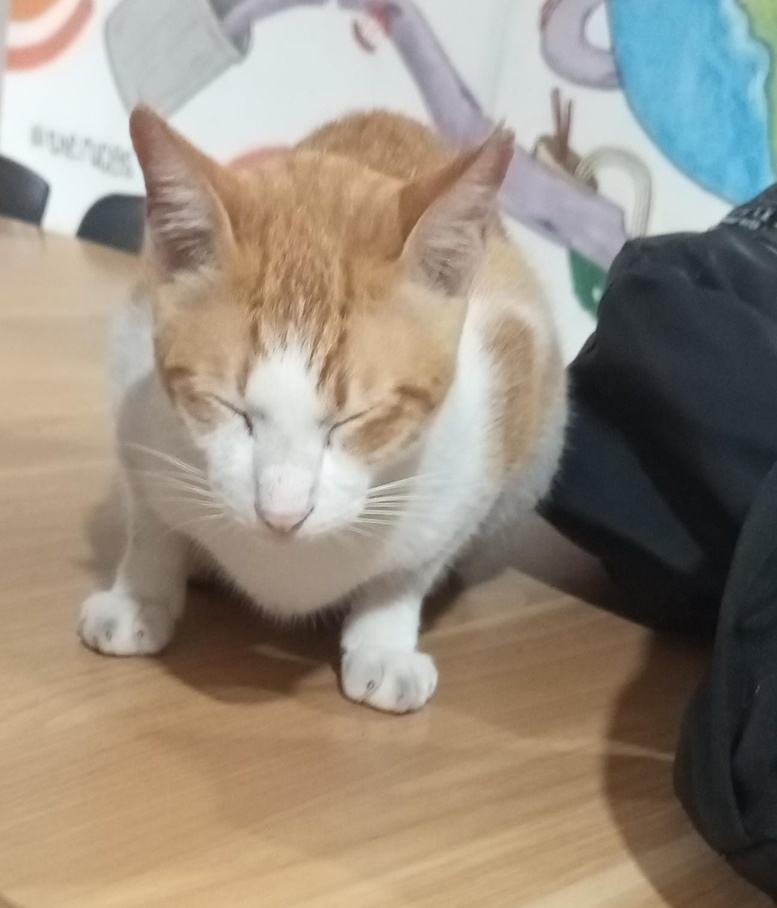
#> input picture pertemuan 2/kucing.jpeg, 777 x 908 px, shrunk from 1294 x 1512 before the run
$ python RGB_dinolkan.py
#> lines starting #> are read from the running program, lines starting #| are printed output that depends on the picture
import numpy as np
import matplotlib.pyplot as plt

#user entries
nama_file = 'kucing'

#main program
array_gambar2 = plt.imread(nama_file + '.jpeg')
#> array_gambar2 is the input picture: shape (908, 777, 3); mean R, G, B 152, 141.4, 127.7
# plt.imshow(array_gambar2)
plt.figure(1)
plt.imshow(array_gambar2[:,:,0], cmap='gray')
plt.figure(2)
plt.imshow(array_gambar2[:,:,1], cmap='gray')
plt.figure(3)
plt.imshow(array_gambar2[:,:,2], cmap='gray')

plt.figure(4)
plt.imshow(array_gambar2[:,:,:])

gambar = array_gambar2.copy()
gambar[:,:,0] = 0 #warna merah dinolkan
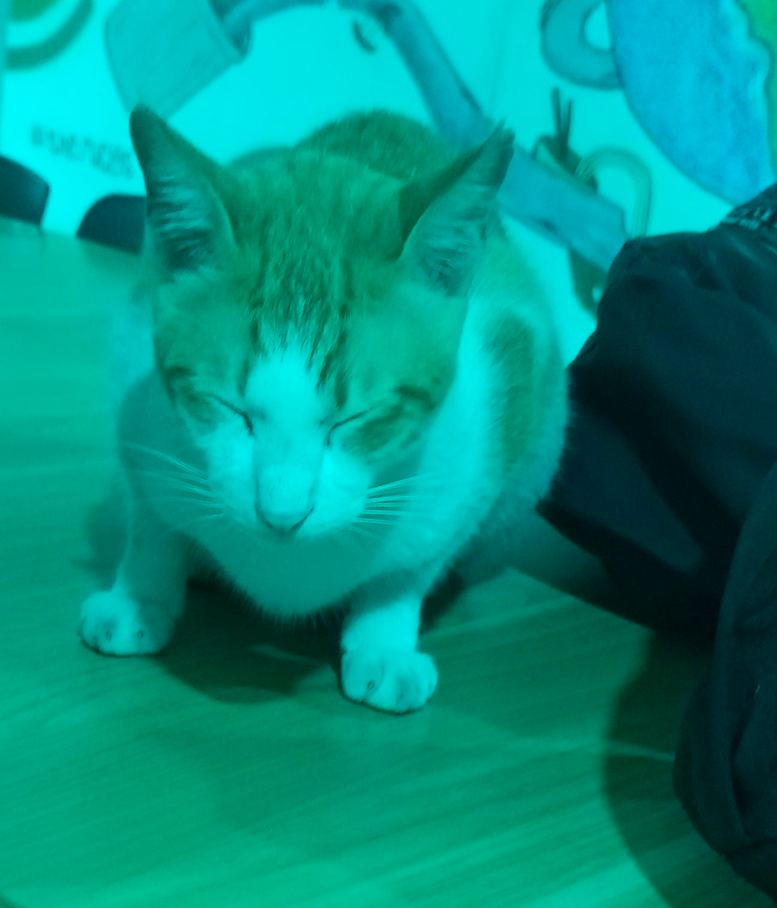
#> gambar: shape (908, 777, 3); mean R, G, B 0, 141.4, 127.7
plt.figure(5)
plt.imshow(gambar[:,:,:])

gambar[:,:,1] = 0 #warna hijau dinolkan
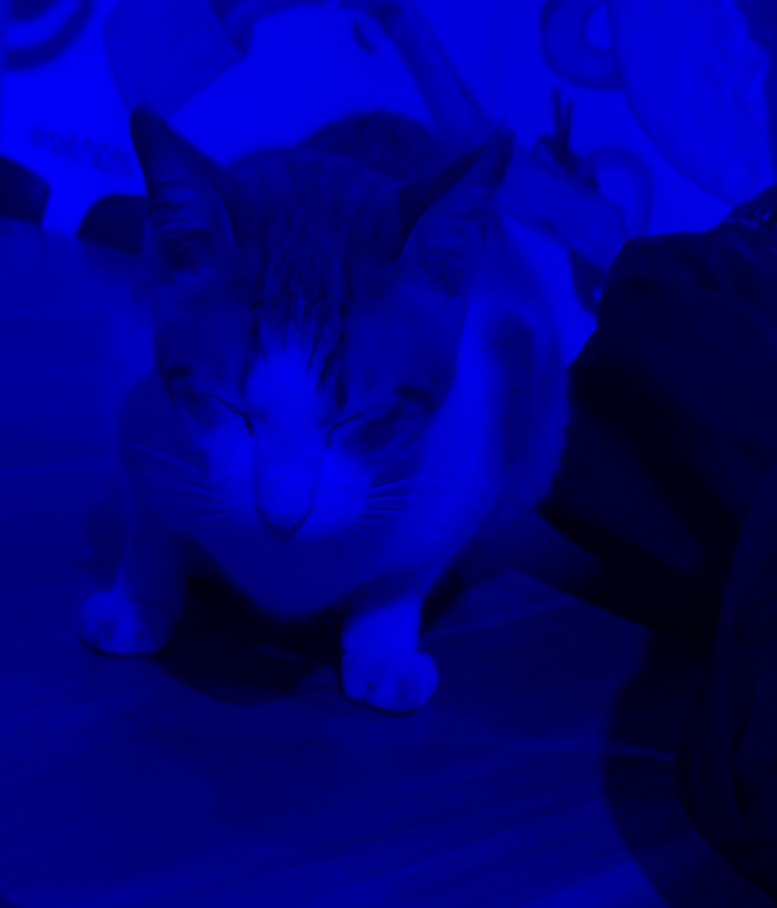
#> gambar: shape (908, 777, 3); mean R, G, B 0, 0, 127.7
plt.figure(6)
plt.imshow(gambar[:,:,:])

gambar[:,:,2] = 0 #warna biru dinolkan
#> gambar: shape (908, 777, 3); every value is 0
plt.figure(7)
plt.imshow(gambar[:,:,:])

plt.axis('off')
plt.show()
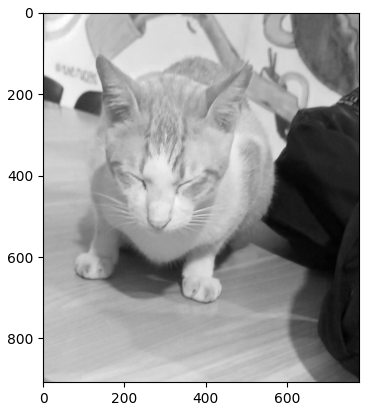
#> figure drawn by matplotlib, 1 panel
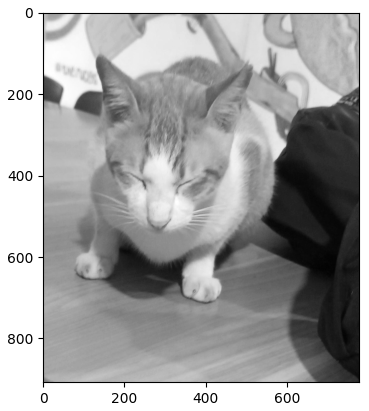
#> figure drawn by matplotlib, 1 panel
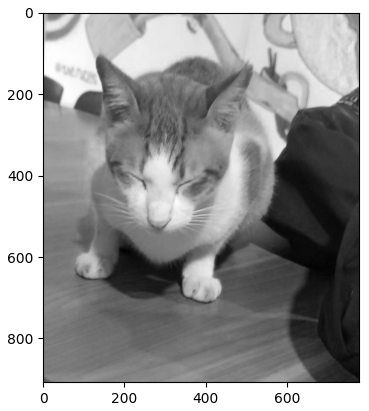
#> figure drawn by matplotlib, 1 panel
